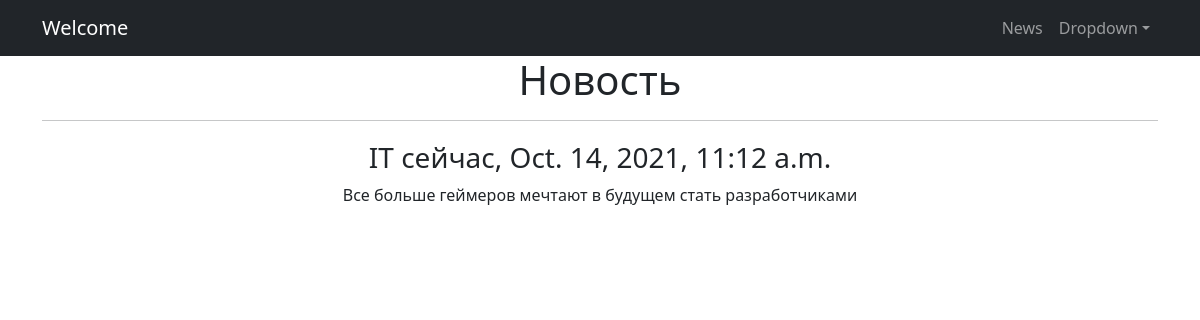
The page /news/2 on the database its author committed.
### News/models.py (models this page shows, shortened)
class Post(models.Model):
    author = models.ForeignKey(Author, on_delete=models.CASCADE)
    NEWS = 'NW'
    ARTICLE = 'AR'
    CATEGORY_CHOICES = (
        (NEWS, 'Новость'),
        (ARTICLE, 'Статья'),
    )
    categoryType = models.CharField(max_length=2, choices=CATEGORY_CHOICES, default=ARTICLE)
    dateCreation = models.DateTimeField(auto_now_add=True)
    postCategory = models.ManyToManyField(Category, through='PostCategory')
    title = models.CharField(max_length=128)
    text = models.TextField()
    rating = models.SmallIntegerField(default=0)

### News/views.py (the view)
# urls.py: path('<int:pk>', NewsID.as_view()),
class NewsID(DetailView):
    model = Post
    template_name = 'flatpages/NewsId.html'
    context_object_name = 'NewsId'

### templates/flatpages/NewsId.html (shortened to what this page needs)
{% extends 'flatpages/default.html' %}
{% block content %}
<h1>Новость</h1>
<hr>
<h2><small> {{ NewsId.title}}, {{NewsId.dateCreation}} </small></h2>
<p> {{ NewsId.text}} </p>
{% endblock content %}

### rows shown on the page
Post: title "IT сейчас", dateCreation "Oct. 14, 2021, 11:12 a.m.", text "Все больше геймеров мечтают в будущем стать разработчиками"
